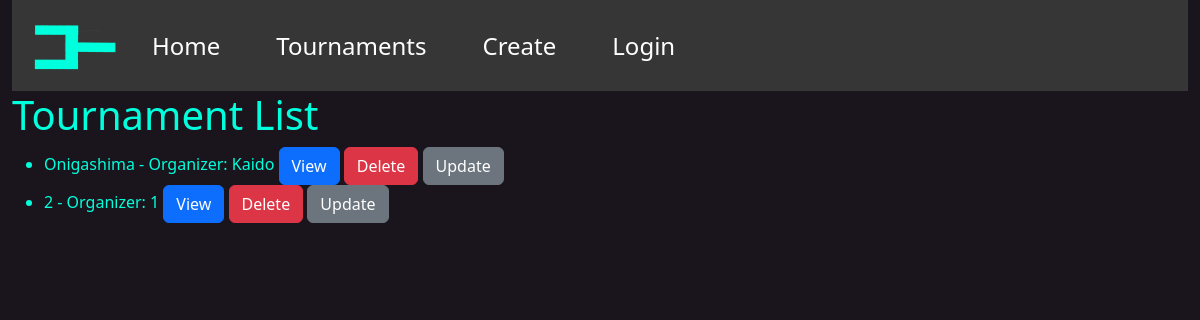
/tournaments/, run on the app's committed database.
### bracket_app/models.py (models this page shows, shortened)
class Tournament(models.Model):
    creator = models.CharField("Creator", max_length=200)
    title = models.CharField("Title", max_length=200)
    players = models.TextField(null=True)
    completed = models.BooleanField(default=False)
    def get_absolute_url(self):
        return reverse("tournament-detail", args=[str(self.id)])

### bracket_app/views.py (the view)
# urls.py: path('tournaments/', views.TournamentListView.as_view(), name='tournaments'),
class TournamentListView(generic.ListView):
    model = Tournament

### bracket_app/templates/bracket_app/tournament_list.html
{% extends 'bracket_app/base_template.html' %}
{% block content %}
<h1>Tournament List</h1>
{% if tournament_list %}
<ul>
   {% for tournament in tournament_list %}
   <li>
      {{ tournament.title }} - Organizer: {{ tournament.creator }}
      <a class="btn btn-primary" href="{{ tournament.get_absolute_url }}" role="button">View</a>
      <a class="btn btn-danger" href="{% url 'tournament-delete' pk=tournament.id %}" role="button">Delete</a>
      <a class="btn btn-secondary" href="{% url 'tournament-update' pk=tournament.id %}" role="button">Update</a>
   </li>
   {% endfor %}
</ul>
{% else %}
<p>There are no tournaments.</p>
{% endif %}
{% endblock %}

### data on the page
Tournament: title "Onigashima", creator "Kaido"
Tournament: title "2", creator "1"
